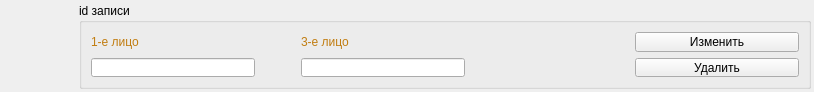
<?xml version="1.0" encoding="UTF-8"?>
<ui version="4.0">
 <class>TotallyEditorItem</class>
 <widget class="QWidget" name="TotallyEditorItem">
  <property name="geometry">
   <rect>
    <x>0</x>
    <y>0</y>
    <width>814</width>
    <height>92</height>
   </rect>
  </property>
  <property name="minimumSize">
   <size>
    <width>0</width>
    <height>92</height>
   </size>
  </property>
  <property name="maximumSize">
   <size>
    <width>16777215</width>
    <height>92</height>
   </size>
  </property>
  <property name="windowTitle">
   <string>Form</string>
  </property>
  <layout class="QGridLayout" name="gridLayout">
   <property name="leftMargin">
    <number>3</number>
   </property>
   <property name="topMargin">
    <number>3</number>
   </property>
   <property name="rightMargin">
    <number>3</number>
   </property>
   <property name="bottomMargin">
    <number>3</number>
   </property>
   <item row="0" column="1">
    <widget class="QGroupBox" name="groupBox">
     <property name="title">
      <string>id записи</string>
     </property>
     <layout class="QGridLayout" name="gridLayout_2">
      <item row="0" column="0">
       <widget class="QLabel" name="label">
        <property name="styleSheet">
         <string notr="true">color: rgb(193, 125, 17);</string>
        </property>
        <property name="text">
         <string>1-е лицо</string>
        </property>
       </widget>
      </item>
      <item row="0" column="4" rowspan="2">
       <widget class="QStackedWidget" name="stackedWidget">
        <property name="currentIndex">
         <number>0</number>
        </property>
        <widget class="QWidget" name="pgControl">
         <layout class="QGridLayout" name="gridLayout_3">
          <property name="leftMargin">
           <number>0</number>
          </property>
          <property name="topMargin">
           <number>0</number>
          </property>
          <property name="rightMargin">
           <number>0</number>
          </property>
          <property name="bottomMargin">
           <number>0</number>
          </property>
          <item row="0" column="0">
           <widget class="QPushButton" name="pushButton">
            <property name="text">
             <string>Изменить</string>
            </property>
           </widget>
          </item>
          <item row="1" column="0">
           <widget class="QPushButton" name="pushButton_2">
            <property name="text">
             <string>Удалить</string>
            </property>
           </widget>
          </item>
         </layout>
        </widget>
        <widget class="QWidget" name="pgMessage">
         <layout class="QGridLayout" name="gridLayout_4">
          <item row="0" column="0">
           <widget class="QLabel" name="label_4">
            <property name="font">
             <font>
              <pointsize>15</pointsize>
              <weight>75</weight>
              <bold>true</bold>
             </font>
            </property>
            <property name="text">
             <string>TextLabel</string>
            </property>
            <property name="alignment">
             <set>Qt::AlignCenter</set>
            </property>
           </widget>
          </item>
         </layout>
        </widget>
       </widget>
      </item>
      <item row="0" column="2">
       <widget class="QLabel" name="label_2">
        <property name="styleSheet">
         <string notr="true">color: rgb(193, 125, 17);</string>
        </property>
        <property name="text">
         <string>3-е лицо</string>
        </property>
       </widget>
      </item>
      <item row="1" column="0">
       <widget class="QLineEdit" name="lineEdit"/>
      </item>
      <item row="0" column="3" rowspan="2">
       <spacer name="horizontalSpacer">
        <property name="orientation">
         <enum>Qt::Horizontal</enum>
        </property>
        <property name="sizeHint" stdset="0">
         <size>
          <width>40</width>
          <height>20</height>
         </size>
        </property>
       </spacer>
      </item>
      <item row="1" column="2">
       <widget class="QLineEdit" name="lineEdit_2"/>
      </item>
      <item row="1" column="1">
       <spacer name="horizontalSpacer_2">
        <property name="orientation">
         <enum>Qt::Horizontal</enum>
        </property>
        <property name="sizeType">
         <enum>QSizePolicy::Fixed</enum>
        </property>
        <property name="sizeHint" stdset="0">
         <size>
          <width>40</width>
          <height>20</height>
         </size>
        </property>
       </spacer>
      </item>
     </layout>
    </widget>
   </item>
   <item row="0" column="0">
    <widget class="QLabel" name="label_3">
     <property name="minimumSize">
      <size>
       <width>70</width>
       <height>70</height>
      </size>
     </property>
     <property name="maximumSize">
      <size>
       <width>70</width>
       <height>70</height>
      </size>
     </property>
     <property name="text">
      <string/>
     </property>
     <property name="pixmap">
      <pixmap resource="../resources.qrc">:/icons/iconfinder_Mac_Text_Edit_1215418.png</pixmap>
     </property>
     <property name="scaledContents">
      <bool>true</bool>
     </property>
    </widget>
   </item>
  </layout>
 </widget>
 <resources>
  <include location="../resources.qrc"/>
 </resources>
 <connections/>
</ui>
